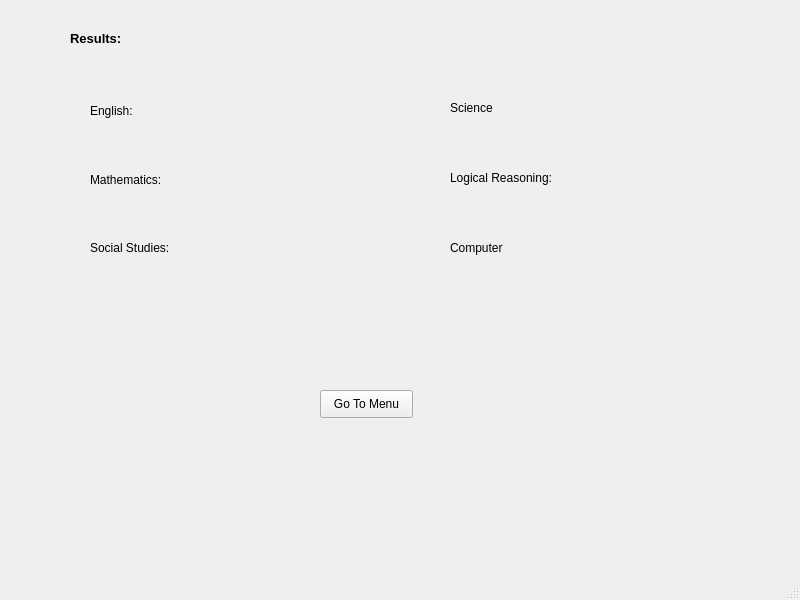
<?xml version="1.0" encoding="UTF-8"?>
<ui version="4.0">
 <class>ResultWindow</class>
 <widget class="QMainWindow" name="ResultWindow">
  <property name="geometry">
   <rect>
    <x>0</x>
    <y>0</y>
    <width>800</width>
    <height>600</height>
   </rect>
  </property>
  <property name="windowTitle">
   <string>Result Page</string>
  </property>
  <widget class="QWidget" name="centralwidget">
   <widget class="QPushButton" name="MenuButton">
    <property name="geometry">
     <rect>
      <x>320</x>
      <y>390</y>
      <width>93</width>
      <height>28</height>
     </rect>
    </property>
    <property name="text">
     <string>Go To Menu</string>
    </property>
   </widget>
   <widget class="QLabel" name="label">
    <property name="geometry">
     <rect>
      <x>90</x>
      <y>100</y>
      <width>50</width>
      <height>21</height>
     </rect>
    </property>
    <property name="text">
     <string>English:</string>
    </property>
   </widget>
   <widget class="QLabel" name="EngMarksLbl">
    <property name="geometry">
     <rect>
      <x>220</x>
      <y>100</y>
      <width>55</width>
      <height>16</height>
     </rect>
    </property>
    <property name="text">
     <string/>
    </property>
   </widget>
   <widget class="QLabel" name="label_2">
    <property name="geometry">
     <rect>
      <x>90</x>
      <y>170</y>
      <width>80</width>
      <height>20</height>
     </rect>
    </property>
    <property name="text">
     <string>Mathematics:</string>
    </property>
   </widget>
   <widget class="QLabel" name="MathMarksLbl">
    <property name="geometry">
     <rect>
      <x>220</x>
      <y>170</y>
      <width>55</width>
      <height>16</height>
     </rect>
    </property>
    <property name="text">
     <string/>
    </property>
   </widget>
   <widget class="QLabel" name="label_3">
    <property name="geometry">
     <rect>
      <x>90</x>
      <y>240</y>
      <width>90</width>
      <height>16</height>
     </rect>
    </property>
    <property name="text">
     <string>Social Studies:</string>
    </property>
   </widget>
   <widget class="QLabel" name="SstMarksLbl">
    <property name="geometry">
     <rect>
      <x>220</x>
      <y>240</y>
      <width>55</width>
      <height>16</height>
     </rect>
    </property>
    <property name="text">
     <string/>
    </property>
   </widget>
   <widget class="QLabel" name="label_4">
    <property name="geometry">
     <rect>
      <x>450</x>
      <y>100</y>
      <width>55</width>
      <height>16</height>
     </rect>
    </property>
    <property name="frameShape">
     <enum>QFrame::NoFrame</enum>
    </property>
    <property name="text">
     <string>Science</string>
    </property>
   </widget>
   <widget class="QLabel" name="SciLbl">
    <property name="geometry">
     <rect>
      <x>600</x>
      <y>100</y>
      <width>55</width>
      <height>16</height>
     </rect>
    </property>
    <property name="text">
     <string/>
    </property>
   </widget>
   <widget class="QLabel" name="label_5">
    <property name="geometry">
     <rect>
      <x>450</x>
      <y>170</y>
      <width>110</width>
      <height>16</height>
     </rect>
    </property>
    <property name="text">
     <string>Logical Reasoning:</string>
    </property>
   </widget>
   <widget class="QLabel" name="LgRnLbl">
    <property name="geometry">
     <rect>
      <x>600</x>
      <y>170</y>
      <width>55</width>
      <height>16</height>
     </rect>
    </property>
    <property name="text">
     <string/>
    </property>
   </widget>
   <widget class="QLabel" name="label_7">
    <property name="geometry">
     <rect>
      <x>450</x>
      <y>240</y>
      <width>55</width>
      <height>16</height>
     </rect>
    </property>
    <property name="text">
     <string>Computer</string>
    </property>
   </widget>
   <widget class="QLabel" name="CompLbl">
    <property name="geometry">
     <rect>
      <x>600</x>
      <y>240</y>
      <width>55</width>
      <height>16</height>
     </rect>
    </property>
    <property name="text">
     <string/>
    </property>
   </widget>
   <widget class="QLabel" name="label_6">
    <property name="geometry">
     <rect>
      <x>70</x>
      <y>30</y>
      <width>91</width>
      <height>16</height>
     </rect>
    </property>
    <property name="font">
     <font>
      <pointsize>10</pointsize>
      <weight>75</weight>
      <bold>true</bold>
     </font>
    </property>
    <property name="text">
     <string>Results:</string>
    </property>
   </widget>
  </widget>
  <widget class="QMenuBar" name="menubar">
   <property name="geometry">
    <rect>
     <x>0</x>
     <y>0</y>
     <width>800</width>
     <height>26</height>
    </rect>
   </property>
  </widget>
  <widget class="QStatusBar" name="statusbar"/>
 </widget>
 <resources/>
 <connections/>
</ui>
